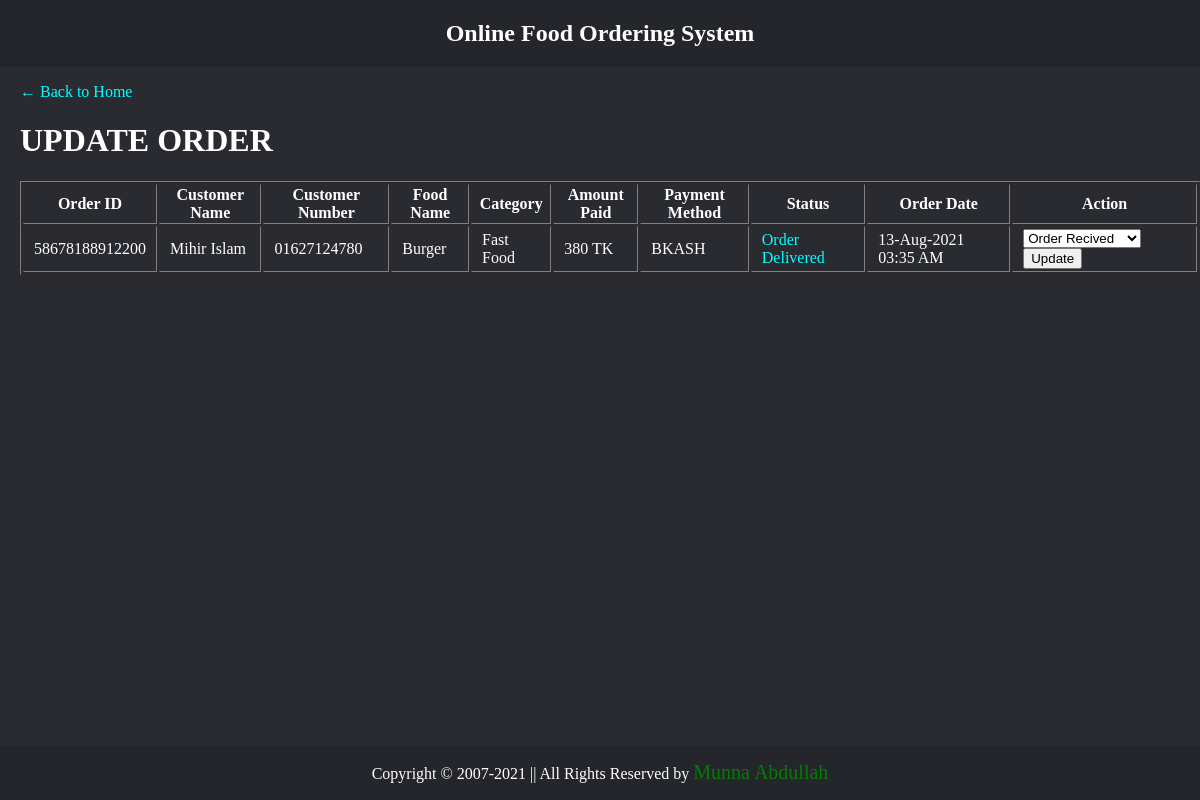
Page /view/update-customer-order.php?order_id=58678188912200 (signed in) on the committed database.
### tables this page shows
CREATE TABLE `orders` (
  `id` int(11) NOT NULL,
  `order_id` varchar(100) NOT NULL,
  `username` varchar(100) NOT NULL,
  `food_id` varchar(110) NOT NULL,
  `food_name` varchar(110) NOT NULL,
  `category` varchar(100) NOT NULL,
  `amount` varchar(110) NOT NULL,
  `payment_method` varchar(110) NOT NULL,
  `number` varchar(110) NOT NULL,
  `status` varchar(110) NOT NULL,
  `date` varchar(110) NOT NULL
);

### model/model.php (called while the page is built, shortened)
<?php
class db
{
	function ShowOrder($conn,$table,$order_id)
	{
		$stmt = $conn -> query("SELECT * FROM ". $table." WHERE order_id='". $order_id."'");
		return $stmt;
	}
}
?>

### view/update-customer-order.php (the view, shortened to what this page needs)
<?php include('../control/sessioncontrol.php');
      require_once ('../model/model.php');
?>
<!DOCTYPE html>
<html>
<head>
    <link rel="stylesheet" href="../css/style.css?v=<?php echo time(); ?>">
</head>
<body>
    <div class="header">
        <h2>Online Food Ordering System</h2></strong>
    </div>
    <div class="main-body">
      <p><a href="../view/home-page.php" class="link-hvr">← Back to Home</a>
      <p>
      <h1>UPDATE ORDER</h1>
      <?php
        $order_id = $_GET['order_id'];
        $connection = new db();
        $conn=$connection->OpenCon();
        $userQuery=$connection->ShowOrder($conn,"orders",$order_id);
        echo "<table border='1'>
        <tr>
            <th>Order ID</th>
            <th>Customer Name</th>
            <th>Customer Number</th>
            <th>Food Name</th>
            <th>Category</th>
            <th>Amount Paid</th>
            <th>Payment Method</th>
            <th>Status</th>
            <th>Order Date</th>
            <th>Action</th>
        </tr>";
        if($userQuery->num_rows > 0)
        {
          while($row=$userQuery->fetch_assoc())
          {
            echo "<tr>";
            echo "<td>" . $row['order_id'] . "</td>";
            echo "<td>" . $row['username'] . "</td>";
            echo "<td>" . $row['number']. "</td>";
            echo "<td>" . $row['food_name'] . "</td>";
            echo "<td>" . $row['category'] . "</td>";
            echo "<td>" . $row['amount'] ." TK". "</td>";
            echo "<td>" . $row['payment_method']. "</td>";
            echo "<td style='color: cyan'>" . $row['status']. "</td>";
            echo "<td>" . $row['date']. "</td>";
            echo "<td>
                      <form action='' method='post'>
                        <select name='status' id='status'>
                          <option value='Order Recived'>Order Recived</option>
                          <option value='Order Preparing'>Order Preparing</option>
                          <option value='Order Delivered'>Order Delivered</option>
                          <option value='Order Canceled'>Order Canceled</option>
                          <option value='Order Refunded'>Order Refunded</option>
                        </select>
                        <input type='submit' name='order_update' value='Update'>
                      </form>
                   </td>";
            echo "</tr>";
          }
          echo "</table>";
        }
      ?>
    </div>
    <br><br><br><br><br><br>
    <?php include 'footer.php' ; ?>
</body>
</html>

### css/style.css (style rules this page uses)
* { box-sizing: border-box; }
body { margin: 0; padding:0; background-color: #292b31; color: white; }
a { color: cyan; text-decoration: none; }
td { padding: 2px 10px; }
.main-body { padding-left: 20px; }
.header { overflow: hidden; background-color: #24262B; text-align: center; }

### rows in the picture
orders: order "58678188912200", username "Mihir Islam", number "01627124780", food_name "Burger", category "Fast Food", amount "380", payment_method "BKASH", status "Order Delivered", date "13-Aug-2021 03:35 AM"
